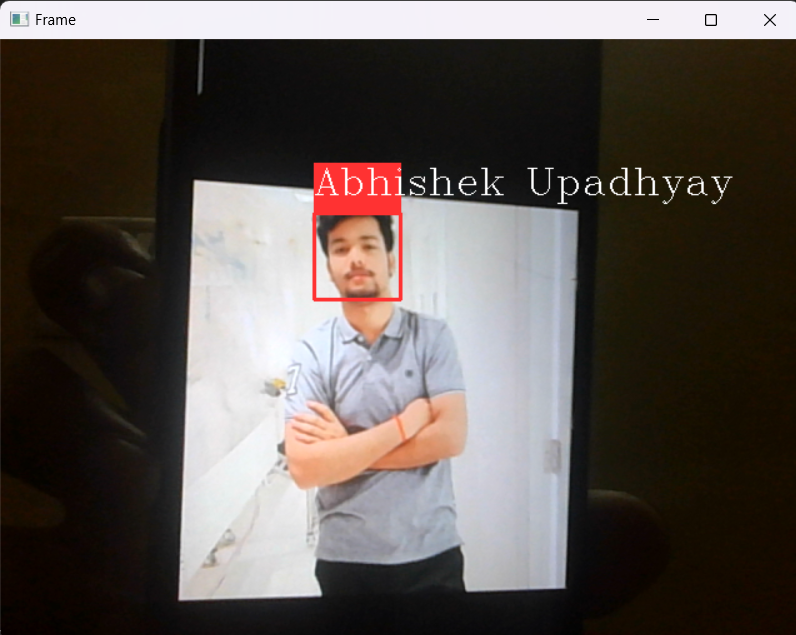
#> input picture example.png, 796 x 635 px, given in place of the camera
$ python test.py
#> lines starting #> are read from the running program, lines starting #| are printed output that depends on the picture; after the words box and inside, x2 and y2 are one past the last pixel; in counts of white or black regions, pixels touching at a corner belong together
from sklearn.neighbors import KNeighborsClassifier
import cv2
import pickle
import numpy as np
import os
import csv
import time
from datetime import datetime
from win32com.client import Dispatch
def speak(str1):
    speak=Dispatch(("SAPI.SpVoice"))
    speak.Speak(str1)

video = cv2.VideoCapture(0)
facedetect = cv2.CascadeClassifier('Data/haarcascade_frontalface_default.xml')

with open('Data/names.pkl', 'rb') as w:
#> (reads Data/names.pkl from the repository)
    LABELS = pickle.load(w)
with open('Data/faces_data.pkl', 'rb') as f:
#> (reads Data/faces_data.pkl from the repository)
    FACES = pickle.load(f)


print('Shape of Faces matrix --> ', FACES.shape)


knn = KNeighborsClassifier(n_neighbors=5)


knn.fit(FACES, LABELS)
COL_NAMES = ['NAME', 'TIME']
while True:
    ret, frame = video.read()
#> frame is the input picture: shape (635, 796, 3); mean B, G, R 79.4, 83.9, 91.6
    gray = cv2.cvtColor(frame, cv2.COLOR_BGR2GRAY)
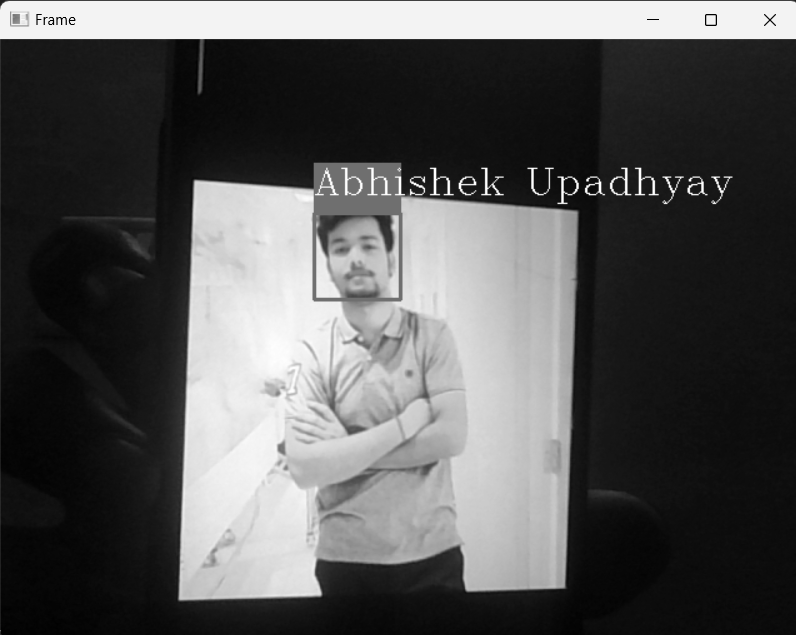
#> gray: shape (635, 796); min 0, max 255, mean 85.7
    faces = facedetect.detectMultiScale(gray, 1.3, 5)
#> faces = [[318, 218, 76, 76]]

    # Iterate over detected faces
    for (x, y, w, h) in faces:
        crop_img = frame[y:y+h, x:x+w, :]

        # Resize the cropped face image to 50x50 pixels and flatten it
        resized_img = cv2.resize(crop_img, (50, 50)).flatten().reshape(1, -1)
        output = knn.predict(resized_img)

        # Get current timestamp
        ts = time.time()
        date = datetime.fromtimestamp(ts).strftime("%d-%m-%Y")
        timestamp = datetime.fromtimestamp(ts).strftime("%H:%M:%S")

        # Check if an attendance file for the current date already exists
        exist = os.path.isfile("Attendance_" + date + ".csv")

        # Draw rectangles and text on the frame for visualization
        cv2.rectangle(frame, (x, y), (x+w, y+h), (0, 0, 255), 1)
        cv2.rectangle(frame, (x, y), (x+w, y+h), (50, 50, 255), 2)
        cv2.rectangle(frame, (x, y-40), (x+w, y), (50, 50, 255), -1)
        cv2.putText(frame, str(output[0]), (x, y-15), cv2.FONT_HERSHEY_COMPLEX, 1, (255, 255, 255), 1)
        cv2.rectangle(frame, (x, y), (x+w, y+h), (50, 50, 255), 1)

        # Create an attendance record with predicted identity and timestamp
        attendance = [str(output[0]), str(timestamp)]
#> this loop made 1 pass
#> (x, y, w, h, date, exist, attendance) on pass 1: (318, 218, 76, 76, '20-11-2026', False, ['Gaurav', '11:15:15'])
#> pass 1, `crop_img = frame[y:y+h, x:x+w, :]`:
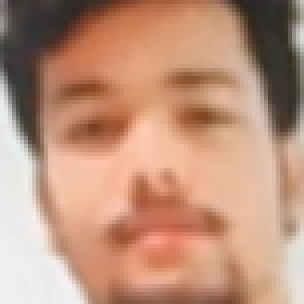
#> crop_img: shape (76, 76, 3) (shown 4 times larger); mean B, G, R 123.5, 146.6, 189.6
#> after the loop:
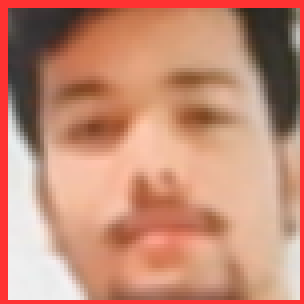
#> crop_img: shape (76, 76, 3) (shown 4 times larger); 7.74% of pixels changed, all inside (x1, y1, x2, y2) = (0, 0, 76, 76)
#> after the loop:
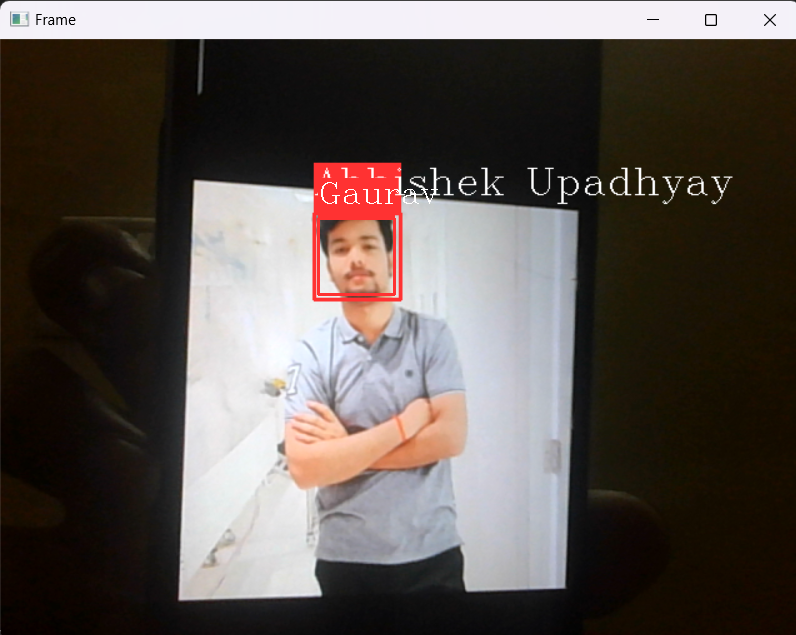
#> frame: shape (635, 796, 3); 0.38% of pixels changed, all inside (x1, y1, x2, y2) = (317, 178, 438, 296)

    # Display the current frame with annotations
    cv2.imshow("Frame", frame)


    k = cv2.waitKey(1)
#> (key q is pressed here)

    # If 'o' is pressed, announce attendance and save it to a CSV file
    if k == ord('o'):
        speak("Attendance Taken..")
        time.sleep(30)
        if exist:
            # If file exists, append attendance to it
            with open("Attendance_" + date + ".csv", "+a") as csvfile:
                writer = csv.writer(csvfile)
                writer.writerow(attendance)
            csvfile.close()
        else:
            # If file doesn't exist, create it and write column names and attendance
            with open("Attendance_" + date + ".csv", "+a") as csvfile:
                writer = csv.writer(csvfile)
                writer.writerow(COL_NAMES)
                writer.writerow(attendance)
            csvfile.close()

    # If 'q' is pressed, exit the loop
    if k == ord('q'):
        break

video.release()
cv2.destroyAllWindows()
